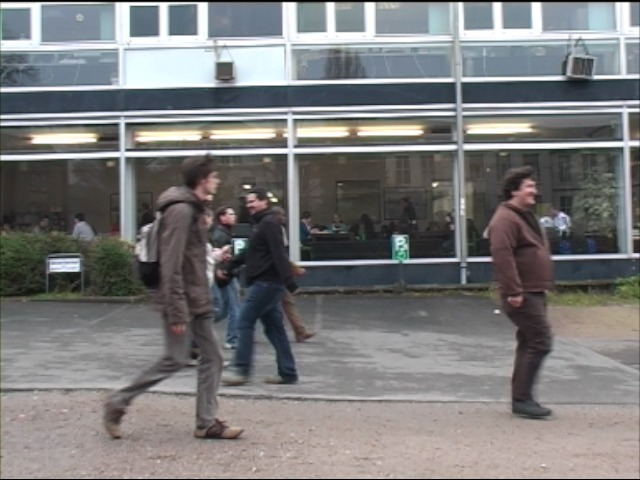
#> input picture Object Tracking and Pedestrian Detecti/ps05/input_images/TUD-Campus/000010.jpg, 640 x 480 px, given as the content of the folder input_images/pedestrians, which was not available
$ python experiment.py   (older library calls are emulated)
#> lines starting #> are read from the running program, lines starting #| are printed output that depends on the picture; after the words box and inside, x2 and y2 are one past the last pixel; in counts of white or black regions, pixels touching at a corner belong together; long printed decimals are rounded; pictures that were not available may be replaced by others from this repository, and a replacement may not be noted
### Object Tracking and Pedestrian Detecti/ps05/ps5_utils.py
import cv2
import ps5
import os
import numpy as np

# I/O directories
input_dir = "input_images"
output_dir = "output"

NOISE_1 = {'x': 2.5, 'y': 2.5}
NOISE_2 = {'x': 7.5, 'y': 7.5}


# Helper code
def run_particle_filter(filter_class, imgs_dir, template_rect,
                        save_frames={}, **kwargs):
    """Runs a particle filter on a given video and template.

    Create an object of type pf_class, passing in initial video frame,
    template (extracted from first frame using template_rect), and any
    keyword arguments.

    Do not modify this function except for the debugging flag.

    Args:
        filter_class (object): particle filter class to instantiate
                           (e.g. ParticleFilter).
        imgs_dir (str): path to input images.
        template_rect (dict): template bounds (x, y, w, h), as float
                              or int.
        save_frames (dict): frames to save
                            {<frame number>|'template': <filename>}.
        **kwargs: arbitrary keyword arguments passed on to particle
                  filter class.

    Returns:
        None.
    """
#> called with imgs_dir = 'input_images/pedestrians'

    imgs_list = [f for f in os.listdir(imgs_dir)
                 if f[0] != '.' and f.endswith('.jpg')]
    imgs_list.sort()

    # Initialize objects
    template = None
    pf = None
    frame_num = 0

    # Loop over video (till last frame or Ctrl+C is presssed)
    for img in imgs_list:

        frame = cv2.imread(os.path.join(imgs_dir, img))
#> frame is the input picture: shape (480, 640, 3); mean B, G, R 123.3, 123, 123.3

        # Extract template and initialize (one-time only)
        if template is None:
            template = frame[int(template_rect['y']):
                             int(template_rect['y'] + template_rect['h']),
                             int(template_rect['x']):
                             int(template_rect['x'] + template_rect['w'])]
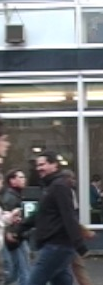
#> template: shape (285, 103, 3); mean B, G, R 116.5, 114.4, 112.3

            if 'template' in save_frames:
                cv2.imwrite(save_frames['template'], template)

            pf = filter_class(frame, template, **kwargs)

        # Process frame
        pf.process(frame)

        if True:  # For debugging, it displays every frame
            out_frame = frame.copy()
            pf.render(out_frame)
            cv2.imshow('Tracking', out_frame)
            cv2.waitKey(1)

        # Render and save output, if indicated
        if frame_num in save_frames:
            frame_out = frame.copy()
            pf.render(frame_out)
            cv2.imwrite(save_frames[frame_num], frame_out)

        # Update frame number
        frame_num += 1
        if frame_num % 20 == 0:
            print('Working on frame {}'.format(frame_num))
    return 0


# [85 lines left out: function run_kalman_filter, not called in this run]

### Object Tracking and Pedestrian Detecti/ps05/ps5.py
"""Problem Set 7: Particle Filter Tracking."""

import cv2
import numpy as np
import math
import os
import sys
from ps5_utils import run_kalman_filter, run_particle_filter

np.random.seed(42)  # DO NOT CHANGE THIS SEED VALUE

# I/O directories
input_dir = "input"
output_dir = "output"

# TODO: Remove unnecessary classes

MIN_FLOAT = sys.float_info.min


# [32 lines left out: functions normalize_and_scale, fix_size, not called in this run]


class KalmanFilter(object):
    """A Kalman filter tracker"""

    # [17 lines left out: function __init__, not called in this run]

    def predict(self):
        self.center = self.transition * self.center
        self.covariance = self.transition * self.covariance * self.transition.T + self.Q

    # [11 lines left out: functions correct, process, not called in this run]


class ParticleFilter(object):
    """A particle filter tracker.
    Encapsulating state, initialization and update methods. Refer to
    the method run_particle_filter( ) in experiment.py to understand
    how this class and methods work.
    """

    # [76 lines left out: functions __init__, get_particles, get_weights, not called in this run]

    def get_error_metric(self, template, frame_cutout):
        """Returns the error metric used based on the similarity measure.
        Returns:
            float: similarity value.
        """
        # Use mse of template vs frame
        hf, wf = frame_cutout.shape

        ht, wt = template.shape

        h = min(hf, ht)
        w = min(wt, wf)

        template = template[: h, :w]
        frame_cutout = frame_cutout[:h, :w]

        sum1 = np.sum((template - frame_cutout) ** 2)

        # for x in (0, frame_cutout.shape[0] - template.shape[0]):

        #     for y in (0, frame_cutout.shape[1] - template.shape[1]):

        #         sum1 = sum1 + np.sum(template - frame_cutout[x:x+template.shape[0], y:y+template.shape[1]])**2

        sum1 = sum1 / (template.shape[0] * template.shape[1])

        return np.exp(-sum1 / (2.0 * (self.sigma_exp ** 2.0)))

    def resample_particles(self):
        """Returns a new set of particles
        This method does not alter self.particles.
        Use self.num_particles and self.weights to return an array of
        resampled particles based on their weights.
        See np.random.choice or np.random.multinomial.

        Returns:
            numpy.array: particles data structure.
        """
        return self.particles[
            np.random.choice(a=self.num_particles, size=self.num_particles, p=self.weights, replace=True)]

    # [43 lines left out: function process, not called in this run]

        # print("X - {}, {} Y - {}, {}".format(x_weighted_mean, self.x, y_weighted_mean, self.y))

    def get_frame_cutout(self, frame, center):

        frm_x, frm_y = frame.shape[0], frame.shape[1]
        center_x, center_y = center[0], center[1]
        template_depth, template_width = self.template.shape[0], self.template.shape[1]

        fx_from, fx_to = center_x - (template_width / 2), center_x + (template_width / 2)
        fy_from, fy_to = center_y - (template_depth / 2), center_y + (template_depth / 2)

        if fx_from <= 0:
            fx_from, fx_to = 1, 1 + template_width

        if fy_from <= 0:
            fy_from, fy_to = 1, 1 + template_depth

        if fx_to > frm_y - 1:
            fx_from, fx_to = fx_from - (fx_to - frm_y) - 1, frm_y - 1

        if fy_to > frm_x - 1:
            fy_from, fy_to = fy_from - (fy_to - frm_x) - 1, frm_x - 1

        return frame[int(fy_from):int(fy_to), int(fx_from):int(fx_to)]

    # [47 lines left out: function render, not called in this run]


class AppearanceModelPF(ParticleFilter):
    """A variation of particle filter tracker."""

    # [38 lines left out: functions __init__, process, not called in this run]


class MDParticleFilter(AppearanceModelPF):
    """A variation of particle filter tracker that incorporates more dynamics."""

    # [124 lines left out: functions __init__, process, render, not called in this run]


class MDParticleFilterVelocityAndScale(AppearanceModelPF):
    """A variation of particle filter tracker that incorporates more dynamics."""

    def __init__(self, frame, template, **kwargs):

        """Initializes MD particle filter object.


        The documentation for this class is the same as the ParticleFilter

        above. By calling super(...) all the elements used in ParticleFilter

        will be inherited so you don't have to declare them again.

        """

        self.num_particles = kwargs.get('num_particles')  # required by the autograder

        self.sigma_exp = kwargs.get('sigma_exp')  # required by the autograder

        self.sigma_dyn = kwargs.get('sigma_dyn')  # required by the autograder

        self.template_rect = kwargs.get('template_coords')  # required by the autograder

        self.isblur = kwargs.get('is_blur', False)

        self.template_kernel = int(kwargs.get('template_kernel', 0))

        self.frame_kernel = kwargs.get('frame_kernel', 0)

        # If you want to add more parameters, make sure you set a default value so that

        # your test doesn't fail the autograder because of an unknown or None value.

        #

        self.template = cv2.cvtColor(template.copy(), cv2.COLOR_BGR2GRAY)

        if self.isblur:
            print("Blur Enabled")

            self.template = cv2.GaussianBlur(self.template, (self.template_kernel, self.template_kernel), 0)

        self.frame = None

        self.particles = None  # Initialize during processing

        self.weights = np.random.random(self.num_particles)

        self.weights = self.weights / np.sum(self.weights)

        self.x, self.y = (

            self.template_rect['x'] + self.template_rect['w'] / 2,

            self.template_rect['y'] + self.template_rect['h'] / 2)

        self.vx = 0.0

        self.vy = 0.0

        self.scale = 1.000

        x = np.random.normal(self.x, self.sigma_dyn, self.num_particles)

        y = np.random.normal(self.y, self.sigma_dyn, self.num_particles)

        self.particles = np.vstack((x, y)).T

        self.alpha = kwargs.get('alpha', 100) / 100.0

    def process(self, frame):

        """Processes a video frame (image) and updates the filter's state.


        This process is also inherited from ParticleFilter. Depending on your

        implementation, you may comment out this function and use helper

        methods that implement the "More Dynamics" procedure.


        Args:

            frame (numpy.array): color BGR uint8 image of current video frame,

                                 values in [0, 255].


        Returns:

            None.

        """

        frm = cv2.cvtColor(frame.copy(), cv2.COLOR_BGR2GRAY).astype(np.float64)

        x = np.random.normal(self.x + self.vx, self.sigma_dyn, self.num_particles)

        y = np.random.normal(self.y + self.vy, self.sigma_dyn, self.num_particles)

        scale = np.random.normal(0.99, 0.1, self.num_particles)

        vx = x - self.x + np.random.normal(0, 1.0, self.num_particles)

        vy = y - self.y + np.random.normal(0, 1.0, self.num_particles)

        velocity = np.vstack((vx, vy))

        self.particles = np.vstack((np.vstack((np.vstack((x, y)), scale)), velocity)).T

        templates = {}

        scale_list = []

        similarity_ls = []

        for i in range(len(self.particles)):

            particle_n_scale = self.particles[i]

            scale = particle_n_scale[2]

            x = int(self.template.shape[0] * scale)
            y = int(self.template.shape[1] * scale)
            resized_template = cv2.resize(self.template.copy(), (0, 0), fx=scale, fy = scale)

            scale_list.append(scale)

            cut_out = self.get_frame_cutout(frm, (particle_n_scale[0], particle_n_scale[1]))

            resized_cut_out = cv2.resize(cut_out, (resized_template.shape[1], resized_template.shape[0]))

            if resized_template.shape != resized_cut_out.shape:
                resized_frame_cut = cv2.resize(src=resized_frame_cut, dsize=resized_template.shape[::-1]).astype(

                    (float))

            sim = self.get_error_metric(resized_template.astype(float), resized_cut_out)

            self.weights[i] = sim

            similarity_ls.append(sim)

            templates[i] = resized_template
#> this loop made 400 passes
#> (center_x in get_frame_cutout, center_y in get_frame_cutout, sum1 in get_error_metric, sim) on passes 1 to 3: (262.3, 179.1, 450.9, 0.415), (263.3, 178.9, 593.6, 0.314), (273.5, 187.1, 4917, 6.75e-05)
#> pass 1, in process, `resized_template = cv2.resize(self.template.copy(), (0, 0), fx=scale, ..`:
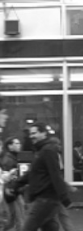
#> resized_template: shape (231, 83); min 13, max 255, mean 113.9
#> pass 1, in process, `resized_cut_out = cv2.resize(cut_out, (resized_template.shape[1], resi..`:
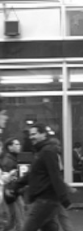
#> resized_cut_out: shape (231, 83) float64; min 13.03, max 255, mean 114.3
#> after the loop:
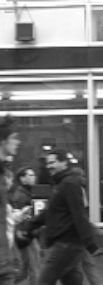
#> cut_out: shape (285, 103) float64; min 13, max 255, mean 114.6

        idx = np.argmax(similarity_ls)
        position = ((int)(5), (int)(25))
        cv2.putText(
            frame,  # numpy array on which text is written
            "Similarity-{}".format(similarity_ls[idx]),  # text
            position,  # position at which writing has to start
            cv2.FONT_ITALIC,  # font family
            0.5,  # font size
            (0, 0, 0),  # font color
            1)
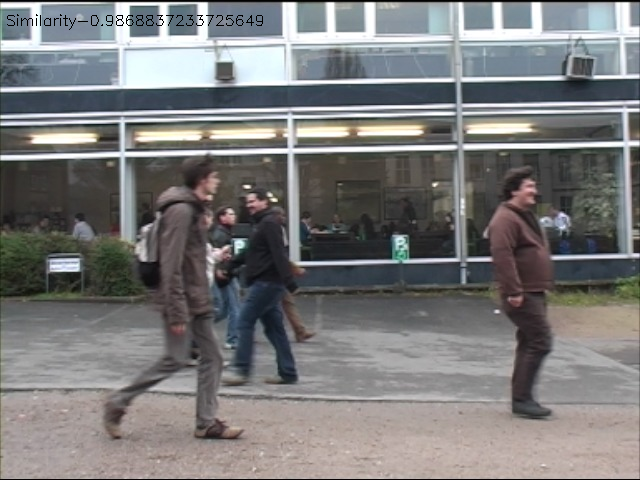
#> frame: shape (480, 640, 3); 0.21% of pixels changed, all inside (x1, y1, x2, y2) = (7, 14, 263, 30)
        print("Particle-{}-{}-{}".format(self.particles[idx][0], self.particles[idx][1], self.particles[idx][2]))
#| Particle-261.909-180.132-1.094
        print("Similarity - {}".format(similarity_ls[idx]))
#| Similarity - 0.9869
        if similarity_ls[idx] > 6.003402835201956e-06:

            print("******************Similarity - {}".format(similarity_ls[idx]))
#| ******************Similarity - 0.9869

            self.template = templates[idx]
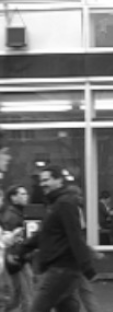
#> self.template: shape (312, 113); min 13, max 255, mean 113.8

            self.weights /= np.sum(self.weights)

            self.particles = self.resample_particles()

            cv2.imshow("Template ", self.template)

            x_weighted_mean = 0.0

            y_weighted_mean = 0.0

            vx_weighted_mean = 0.0

            vy_weighted_mean = 0.0

            scale = 0.0

            for i in range(self.num_particles):
                x_weighted_mean += self.particles[i, 0] * self.weights[i]

                y_weighted_mean += self.particles[i, 1] * self.weights[i]

                vx_weighted_mean += self.particles[i, 3] * self.weights[i]

                vy_weighted_mean += self.particles[i, 4] * self.weights[i]

                scale += self.particles[i, 2] * self.weights[i]

            self.x = x_weighted_mean

            self.y = y_weighted_mean

            self.vx = vx_weighted_mean

            self.vy = vx_weighted_mean

            self.scale = scale

        # print("Velocity -x - {} y - {}".format(self.vx, self.vy))

    def render(self, frame_in):

        """Visualizes current particle filter state.

        This method may not be called for all frames, so don't do any model

        updates here!

        These steps will calculate the weighted mean. The resulting values

        should represent the tracking window center point.

        In order to visualize the tracker's behavior you will need to overlay

        each successive frame with the following elements:

        - Every particle's (x, y) location in the distribution should be

          plotted by drawing a colored dot point on the image. Remember that

          this should be the center of the window, not the corner.

        - Draw the rectangle of the tracking window associated with the

          Bayesian estimate for the current location which is simply the

          weighted mean of the (x, y) of the particles.

        - Finally we need to get some sense of the standard deviation or

          spread of the distribution. First, find the distance of every

          particle to the weighted mean. Next, take the weighted sum of these

          distances and plot a circle centered at the weighted mean with this

          radius.

        This function should work for all particle filters in this problem set.

        Args:

            frame_in (numpy.array): copy of frame to render the state of the

                                    particle filter.

        """

        '''

        x_weighted_mean = 0

        y_weighted_mean = 0

        for i in range(self.num_particles):

            x_weighted_mean += self.particles[i, 0] * self.weights[i]

            y_weighted_mean += self.particles[i, 1] * self.weights[i]

        # Complete the rest of the code as instructed.

        raise NotImplementedError

        '''

        x, y = self.x, self.y

        h, w = self.template.shape[0], self.template.shape[1]

        cv2.rectangle(frame_in, (int(x - w / 2), int(y - h / 2)), (int(x + w / 2), int(y + h / 2)),

                      (255, 255, 255), 2)

        for pt_x, pt_y, _, _, _ in self.particles.astype((int)):
            cv2.circle(frame_in, (pt_x, pt_y), 1, (0, 255, 0), -1)
#> this loop made 400 passes
#> (pt_x, pt_y) on passes 1 to 3: (264, 178), (264, 180), (260, 179)
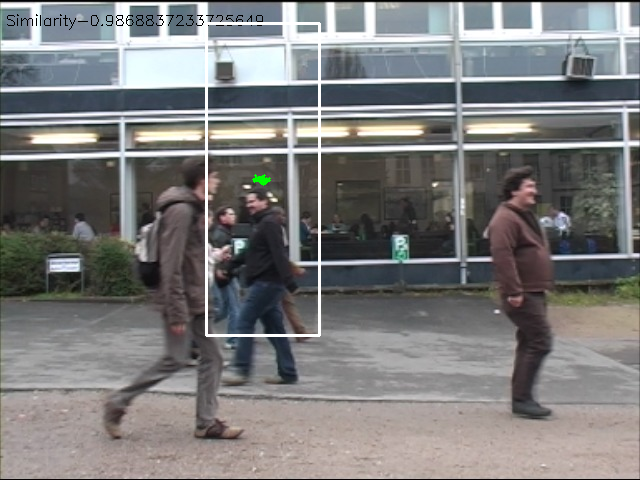
#> frame_in: shape (480, 640, 3); mean B, G, R 124.1, 124, 124.1

        center = np.array([self.x, self.y])

        dist = np.sqrt(((self.particles[:, :-3] - center) ** 2).sum(axis=1))

        radius = np.average(dist, axis=0, weights=self.weights).astype(np.int)

        cv2.circle(frame_in, (int(x), int(y)), radius, (0, 0, 0), 1)
#> frame_in: shape (480, 640, 3); under 0.01% of pixels changed, all inside (x1, y1, x2, y2) = (261, 178, 264, 181)


class MDParticleFilterVelocityAndConstantScale(AppearanceModelPF):
    """A variation of particle filter tracker that incorporates more dynamics."""

    # [156 lines left out: functions __init__, process, render, not called in this run]


class MDParticleFilterVelocity(AppearanceModelPF):
    """A variation of particle filter tracker that incorporates more dynamics."""

    # [412 lines left out: functions __init__, resample_particles_temp, std, process, render, run_particle_filter1 and 5 more, not called in this run]


def part_4(obj_class, template_rect, save_frames, input_folder):
    num_particles = 400  # Define the number of particles
    sigma_md = 16  # Define the value of sigma for the measurement exponential equation
    sigma_dyn = 5  # Define the value of sigma for the particles movement (dynamics)

    out = run_particle_filter(
        obj_class,
        input_folder,
        template_rect,
        save_frames,
        num_particles=num_particles,
        sigma_exp=sigma_md,
        sigma_dyn=sigma_dyn,
        template_coords=template_rect)  # Add more if you need to
    return out


# [14 lines left out: function part_5, not called in this run]

### Object Tracking and Pedestrian Detecti/ps05/experiment.py
"""Problem Set 5: Object Tracking and Pedestrian Detection"""

import os

import cv2
import numpy as np

import ps5 as ps5

# I/O directories
input_dir = "input_images"
output_dir = "output"

NOISE_1 = {'x': 2.5, 'y': 2.5}
NOISE_2 = {'x': 7.5, 'y': 7.5}


# [86 lines left out: functions part_1b, part_1c, part_2a, part_2b, part_3, not called in this run]


def part_4():
    template_rect = {'x': 210, 'y': 37, 'w': 103, 'h': 285}

    save_frames = {
        40: os.path.join(output_dir, 'ps5-4-a-1.png'),
        100: os.path.join(output_dir, 'ps5-4-a-2.png'),
        240: os.path.join(output_dir, 'ps5-4-a-3.png'),
        300: os.path.join(output_dir, 'ps5-4-a-4.png')
    }
    # Define process and measurement arrays if you want to use other than the
    # default.
    ps5.part_4(
        ps5.MDParticleFilterVelocityAndScale,  # particle filter model class
        template_rect,
        save_frames,
        os.path.join(input_dir, "pedestrians"))


# [36 lines left out: functions part_5, part_6, not called in this run]


if __name__ == '__main__':
    # [5 lines of commented-out code are left out]
    part_4()
    # part_5()
    # part_6()
